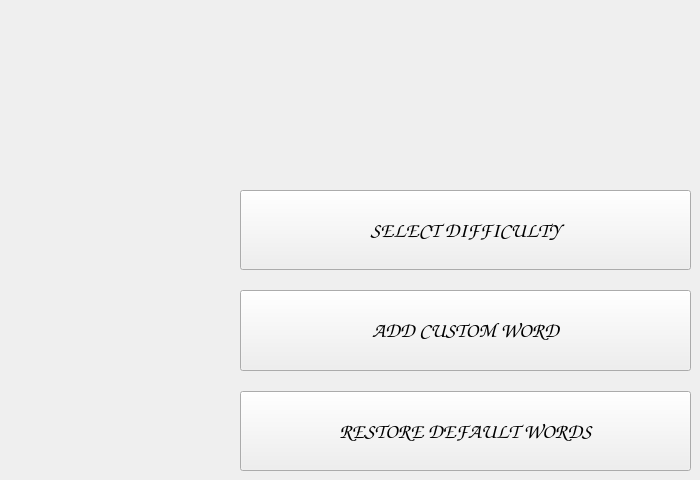
    <widget class="QWidget" name="pageSettings">
     <widget class="QWidget" name="layoutWidget">
      <property name="geometry">
       <rect>
        <x>240</x>
        <y>190</y>
        <width>451</width>
        <height>281</height>
       </rect>
      </property>
      <layout class="QVBoxLayout" name="verticalLayout">
       <property name="spacing">
        <number>20</number>
       </property>
       <item>
        <widget class="QPushButton" name="buttonDifficulty">
         <property name="enabled">
          <bool>true</bool>
         </property>
         <property name="sizePolicy">
          <sizepolicy hsizetype="Preferred" vsizetype="Preferred">
           <horstretch>0</horstretch>
           <verstretch>0</verstretch>
          </sizepolicy>
         </property>
         <property name="font">
          <font>
           <family>Comic Sans MS</family>
           <pointsize>16</pointsize>
           <bold>true</bold>
          </font>
         </property>
         <property name="text">
          <string>SELECT DIFFICULTY</string>
         </property>
        </widget>
       </item>
       <item>
        <widget class="QPushButton" name="buttonAddWord">
         <property name="enabled">
          <bool>true</bool>
         </property>
         <property name="sizePolicy">
          <sizepolicy hsizetype="Preferred" vsizetype="Preferred">
           <horstretch>0</horstretch>
           <verstretch>0</verstretch>
          </sizepolicy>
         </property>
         <property name="font">
          <font>
           <family>Comic Sans MS</family>
           <pointsize>16</pointsize>
           <bold>true</bold>
          </font>
         </property>
         <property name="text">
          <string>ADD CUSTOM WORD</string>
         </property>
        </widget>
       </item>
       <item>
        <widget class="QPushButton" name="buttonResetDict">
         <property name="enabled">
          <bool>true</bool>
         </property>
         <property name="sizePolicy">
          <sizepolicy hsizetype="Preferred" vsizetype="Preferred">
           <horstretch>0</horstretch>
           <verstretch>0</verstretch>
          </sizepolicy>
         </property>
         <property name="font">
          <font>
           <family>Comic Sans MS</family>
           <pointsize>16</pointsize>
           <bold>true</bold>
          </font>
         </property>
         <property name="text">
          <string>RESTORE DEFAULT WORDS</string>
         </property>
        </widget>
       </item>
      </layout>
     </widget>
    </widget>
